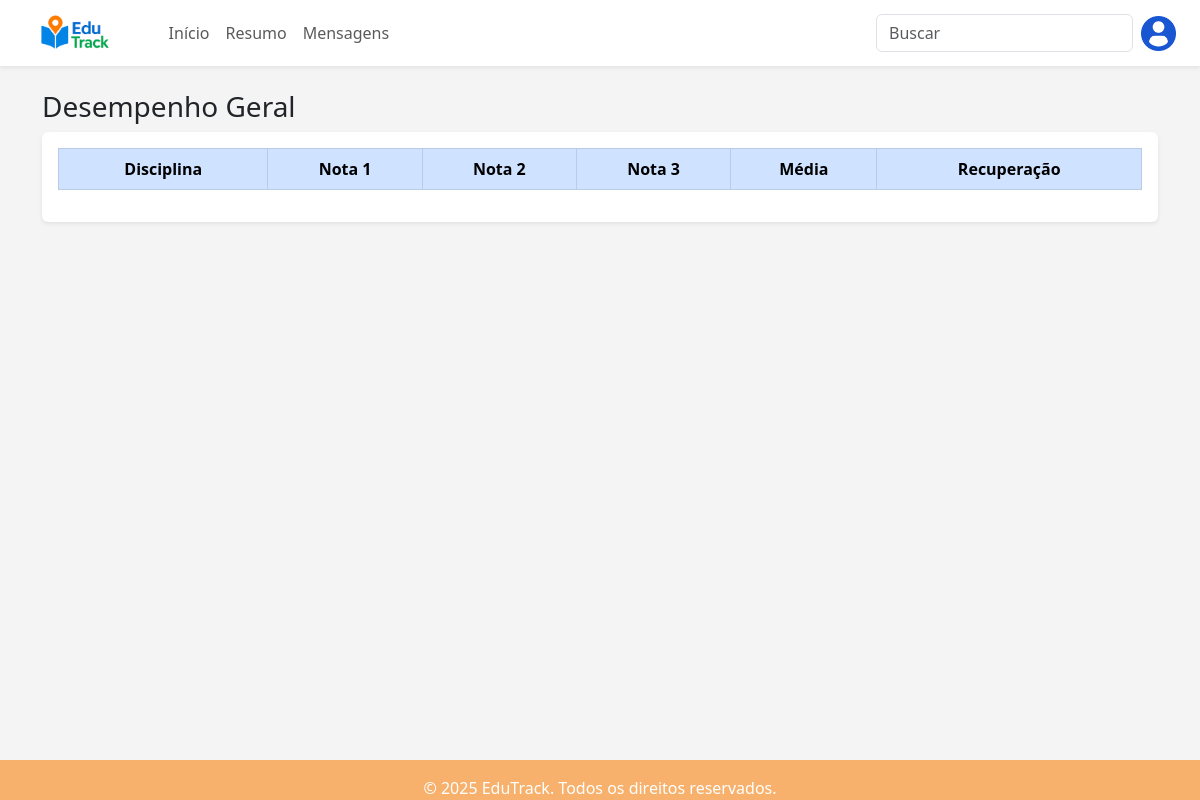
Before: /boletim/ with the older database file.
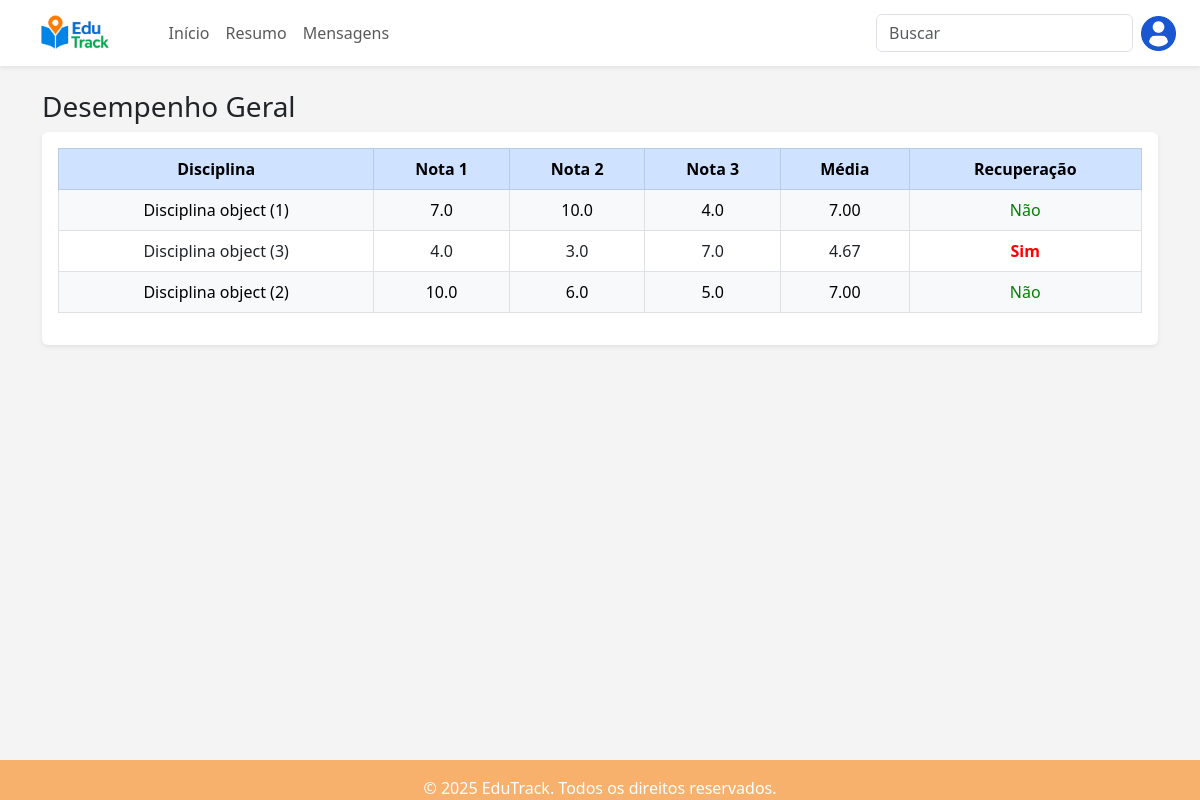
After: the same page with the newer database file.
### edutrack/models.py (models this page shows, shortened)
class Nota(models.Model):
    aluno = models.ForeignKey(Aluno, on_delete=models.CASCADE, verbose_name="Aluno", null=True, blank=True)
    disciplina = models.ForeignKey(Disciplina, on_delete=models.CASCADE, verbose_name="Disciplina", null=True, blank=True)
    nota1 = models.FloatField(null=True, blank=True)
    nota2 = models.FloatField(null=True, blank=True)
    nota3 = models.FloatField(null=True, blank=True)
    recuperacao = models.FloatField("Recuperação", null=True, blank=True)
    media = models.FloatField(null=True, blank=True, editable=False)

class Disciplina(models.Model):
    nome = models.CharField(max_length=100, unique=True)

### edutrack/views.py (the view)
# urls.py: path('boletim/', views.Boletim, name='boletim_escolar'),
def Boletim(request):
    notas = Nota.objects.all()
    for nota in notas:
        nota.tem_todas_notas = (
            nota.nota1 is not None and nota.nota2 is not None and nota.nota3 is not None
        )
    return render(request, 'boletim_escolar.html', {'notas': notas})

### edutrack_projeto/templates/boletim_escolar.html (shortened to what this page needs)
{% load static %}
<!DOCTYPE html>
<html lang="pt-br">
<head>
  <link href="https://cdn.jsdelivr.net/npm/bootstrap@5.3.0/dist/css/bootstrap.min.css" rel="stylesheet">
  <link rel="stylesheet" href="{% static 'boletim.css' %}">
</head>
<body class="d-flex flex-column min-vh-100">
  <nav class="navbar navbar-expand-lg bg-white shadow-sm px-4">
    <a class="navbar-brand d-flex align-items-center" href="#">
      <img src="{% static 'imgs/EduTrack.png' %}" alt="Logo EduTrack" class="logo">
    </a>
    <ul class="navbar-nav ms-4">
      <li class="nav-item"><a class="nav-link" href="#">Início</a></li>
      <li class="nav-item"><a class="nav-link" href="#">Resumo</a></li>
      <li class="nav-item"><a class="nav-link" href="#">Mensagens</a></li>
    </ul>
    <div class="ms-auto d-flex align-items-center">
      <input class="form-control me-2" type="search" placeholder="Buscar" />
      <img src="{% static 'imgs/usuario-de-perfil.png' %}" class = perfil>
      </div>
  </nav>
  <main class="flex-fill container my-4">
    <h3>Desempenho Geral</h3>
    <div class="table-responsive bg-white shadow-sm rounded p-3">
      <table class="table table-bordered text-center align-middle">
        <thead class="table-primary">
          <tr>
            <th>Disciplina</th>
            <th>Nota 1</th>
            <th>Nota 2</th>
            <th>Nota 3</th>
            <th>Média</th>
            <th>Recuperação</th>
          </tr>
        </thead>
        <tbody>
          {% for nota in notas %}
            <tr class="{% cycle 'table-light' '' %}">
              <td>{{ nota.disciplina }}</td>
              <td>{% if nota.nota1 is None %}{% else %}{{ nota.nota1 }}{% endif %}</td>
              <td>{% if nota.nota2 is None %}{% else %}{{ nota.nota2 }}{% endif %}</td>
              <td>{% if nota.nota3 is None %}{% else %}{{ nota.nota3 }}{% endif %}</td>
              <td>{% if nota.media is not None %}{{ nota.media|floatformat:2 }}{% else %}-{% endif %}</td>
              <td>
                {% if nota.tem_todas_notas %}
                  {% if nota.recuperacao %}
                    <strong style="color:red;">Sim</strong>
                  {% else %}
                    <span style="color:green;">Não</span>
                  {% endif %}
                {% else %}
                  -
                {% endif %}
              </td>
            </tr>
          {% endfor %}
        </tbody>
      </table>
    </div>
  </main>
  <footer class="footer-bar custom-footer mt-auto">
    &copy; 2025 EduTrack. Todos os direitos reservados.
  </footer>
</body>
</html>

Changed rows visible on the page:
added Nota: disciplina "Disciplina object (1)", nota1 "7.0", nota2 "10.0", nota3 "4.0", media "7.00", shows "Não"
added Nota: disciplina "Disciplina object (3)", nota1 "4.0", nota2 "3.0", nota3 "7.0", media "4.67", recuperacao "Sim"
added Nota: disciplina "Disciplina object (2)", nota1 "10.0", nota2 "6.0", nota3 "5.0", media "7.00", shows "Não"
